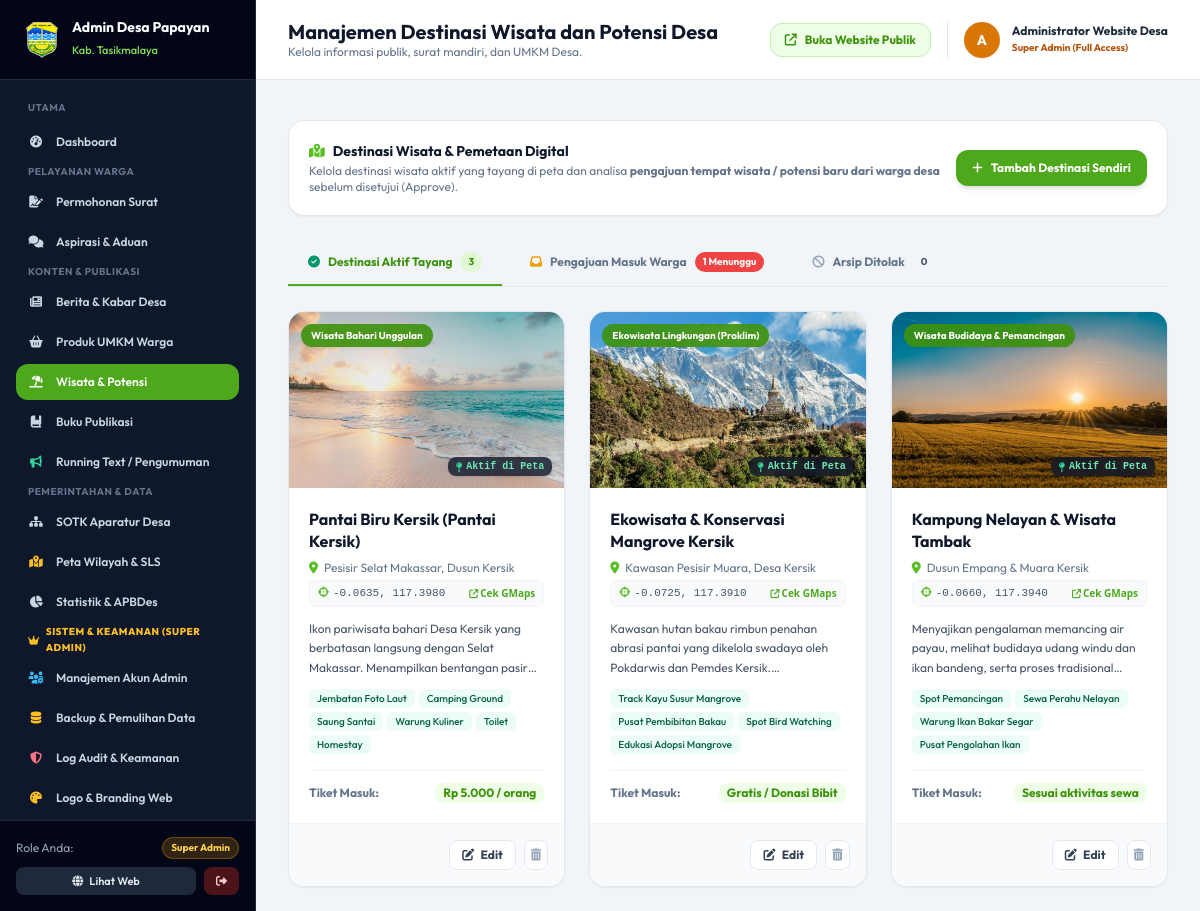
The page /admin/wisata (signed in) on the database as committed earlier.
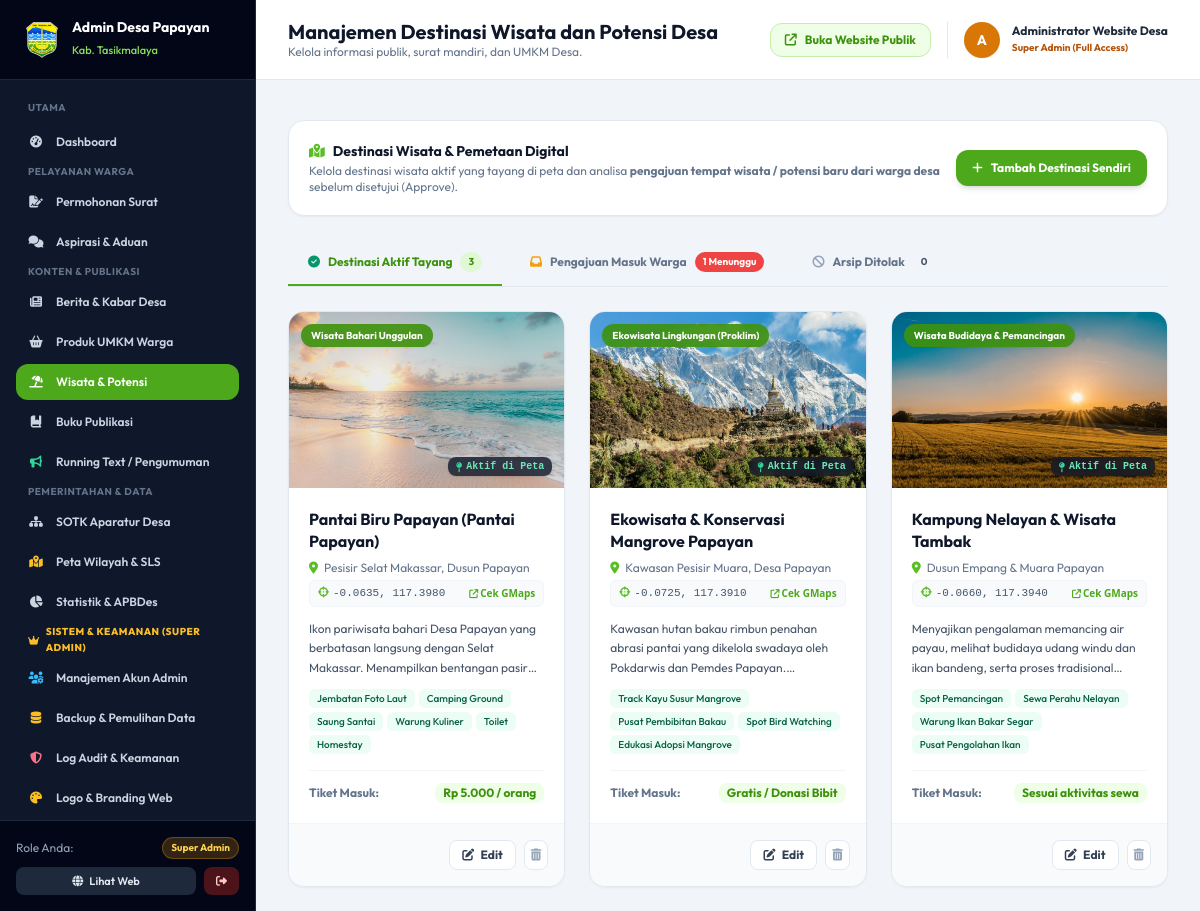
The same page on the database as committed later.
### tables this page shows
CREATE TABLE wisata (
        id INTEGER PRIMARY KEY AUTOINCREMENT,
        nama TEXT NOT NULL,
        kategori TEXT NOT NULL,
        deskripsi TEXT NOT NULL,
        fasilitas TEXT,
        tiket TEXT,
        lokasi TEXT,
        gambar TEXT,
        urutan INTEGER DEFAULT 0
    , latitude REAL, longitude REAL, status TEXT DEFAULT 'Disetujui', nama_pengaju TEXT, kontak_pengaju TEXT, catatan_admin TEXT, created_at TEXT);

### app.py (the view)
@app.route('/admin/wisata')
@login_required
def admin_wisata():
    conn = get_db()
    cursor = conn.cursor()
    cursor.execute("SELECT * FROM wisata WHERE status = 'Disetujui' OR status IS NULL ORDER BY urutan ASC")
    wisata_list = [dict(row) for row in cursor.fetchall()]
    cursor.execute("SELECT * FROM wisata WHERE status = 'Menunggu Approval' ORDER BY id DESC")
    pengajuan_list = [dict(row) for row in cursor.fetchall()]
    cursor.execute("SELECT * FROM wisata WHERE status = 'Ditolak' ORDER BY id DESC")
    ditolak_list = [dict(row) for row in cursor.fetchall()]
    conn.close()
    return render_template('admin/wisata.html',
                           wisata_list=wisata_list,
                           pengajuan_list=pengajuan_list,
                           ditolak_list=ditolak_list,
                           total_pending=len(pengajuan_list))

### app.py (called while the page is built)
@app.after_request
def apply_security_headers(response):
    response.headers['X-Content-Type-Options'] = 'nosniff'
    response.headers['X-Frame-Options'] = 'SAMEORIGIN'
    response.headers['X-XSS-Protection'] = '1; mode=block'
    response.headers['Referrer-Policy'] = 'strict-origin-when-cross-origin'
    response.headers['Permissions-Policy'] = 'geolocation=(self)'
    return response

@app.context_processor
def inject_global_data():
    data = {
        'is_superadmin': session.get('role') == 'superadmin',
        'current_role': session.get('role', 'tamu'),
        'current_nama': session.get('nama', 'Pengguna')
    }
    try:
        conn = get_db()
        cursor = conn.cursor()
        cursor.execute("SELECT * FROM profil_desa WHERE id = 1")
        row = cursor.fetchone()
        data['profil_global'] = dict(row or {})
        cursor.execute("SELECT * FROM running_texts WHERE is_active = 1 ORDER BY urutan ASC, id ASC")
        data['running_texts_global'] = [dict(r) for r in cursor.fetchall()]
        conn.close()
    except Exception:
        data['profil_global'] = {}
        data['running_texts_global'] = []
    return data

### templates/admin/wisata.html (shortened to what the changed rows need)
{% extends "base_admin.html" %}
{% block header_title %}Manajemen Destinasi Wisata dan Potensi Desa{% endblock %}
{% block content %}
<link rel="stylesheet" href="https://unpkg.com/leaflet@1.9.4/dist/leaflet.css" />
<div class="space-y-6">
  <div id="tab-wisata-content-aktif" class="space-y-4">
    <div class="grid grid-cols-1 md:grid-cols-3 gap-6">
      {% for w in wisata_list %}
      <div class="bg-white rounded-2xl border border-slate-200 overflow-hidden shadow-sm flex flex-col justify-between hover:shadow-md transition">
        <div>
          <div class="h-44 overflow-hidden relative group">
            <img src="{{ url_for('static', filename=w.gambar.replace('static/', '')) if w.gambar and w.gambar.startswith('static/') else (w.gambar if w.gambar else url_for('static', filename='images/pantai_kersik.jpg')) }}" alt="{{ w.nama }}" class="w-full h-full object-cover group-hover:scale-105 transition duration-500" onerror="this.src='{{ url_for('static', filename='images/pantai_kersik.jpg') }}'" />
            <span class="absolute top-3 left-3 bg-brand-800/90 backdrop-blur-sm text-white text-[10px] font-bold px-2.5 py-1 rounded-full shadow-sm">
              {{ w.kategori }}
            </span>
            {% if w.latitude and w.longitude %}
            <span class="absolute bottom-3 right-3 bg-slate-900/80 backdrop-blur-sm text-emerald-300 text-[10px] font-mono font-semibold px-2 py-0.5 rounded-lg flex items-center gap-1 shadow">
              <i class="fa-solid fa-map-pin text-emerald-400"></i> Aktif di Peta
            </span>
            {% endif %}
          </div>
          <div class="p-5">
            <h4 class="font-bold text-slate-900 text-base leading-snug">{{ w.nama }}</h4>
            <div class="mt-2 flex flex-col gap-1">
              <p class="text-xs text-slate-500 flex items-start gap-1.5">
                <i class="fa-solid fa-location-dot text-brand-600 mt-0.5 flex-shrink-0"></i>
                <span>{{ w.lokasi }}</span>
              </p>
              {% if w.latitude and w.longitude %}
              <p class="text-[11px] font-mono text-slate-600 bg-slate-50 border border-slate-100 rounded-md px-2 py-1 flex items-center justify-between">
                <span><i class="fa-solid fa-crosshairs text-brand-600 mr-1"></i>{{ "%.4f"|format(w.latitude) }}, {{ "%.4f"|format(w.longitude) }}</span>
                <a href="https://www.google.com/maps?q={{ w.latitude }},{{ w.longitude }}" target="_blank" class="text-brand-700 hover:underline font-sans text-[10px] font-bold flex items-center gap-0.5">
                  <i class="fa-solid fa-arrow-up-right-from-square text-[9px]"></i> Cek GMaps
                </a>
              </p>
              {% else %}
              <p class="text-[10px] text-amber-600 italic bg-amber-50 px-2 py-0.5 rounded">
                <i class="fa-solid fa-triangle-exclamation mr-1"></i> Belum ada koordinat peta
              </p>
              {% endif %}
            </div>
            <p class="text-xs text-slate-600 mt-3 leading-relaxed line-clamp-3">{{ w.deskripsi }}</p>
            {% if w.fasilitas %}
            <div class="mt-3 flex flex-wrap gap-1">
              {% for f in w.fasilitas.split(',') %}
                <span class="text-[10px] bg-emerald-50 text-emerald-800 px-2 py-0.5 rounded-md font-medium">{{ f.strip() }}</span>
              {% endfor %}
            </div>
            {% endif %}
            <div class="mt-4 pt-3 border-t border-slate-100 text-xs flex items-center justify-between">
              <span class="font-bold text-slate-500">Tiket Masuk:</span>
              <span class="text-brand-800 font-bold bg-brand-50 px-2 py-0.5 rounded-lg">{{ w.tiket }}</span>
            </div>
          </div>
        </div>
        <div class="p-4 bg-slate-50 border-t border-slate-100 flex items-center justify-end gap-2">
          <button onclick="bukaModalEditWisata({{ w.id }})" class="px-3 py-1.5 rounded-lg bg-white border border-slate-200 text-slate-700 font-bold text-xs hover:text-brand-800 transition">
            <i class="fa-solid fa-pen-to-square mr-1"></i> Edit
          </button>
          <form method="POST" action="{{ url_for('admin_hapus_wisata', id=w.id) }}" onsubmit="return confirm('Hapus destinasi {{ w.nama }}?');" class="inline">
            <button type="submit" class="p-1.5 rounded-lg bg-white border border-slate-200 text-slate-400 hover:text-red-600 text-xs transition" title="Hapus">
              <i class="fa-solid fa-trash-can"></i>
            </button>
          </form>
        </div>
      </div>
      {% else %}
      <div class="col-span-full bg-white rounded-2xl p-12 text-center text-slate-400 border border-slate-200">
        <i class="fa-solid fa-map-location-dot text-4xl mb-3 text-slate-300 block"></i>
        Belum ada destinasi wisata aktif yang ditayangkan di peta.
      </div>
      {% endfor %}
    </div>
  </div>
</div>
{% endblock %}

Rows that differ between the two databases and show on the page:
changed wisata "Rp 5.000 / orang": nama "Pantai Biru Kersik (Pantai Kersik)" → "Pantai Biru Papayan (Pantai Papayan)"; lokasi "Pesisir Selat Makassar, Dusun Kersik" → "Pesisir Selat Makassar, Dusun Papayan"; deskripsi "Ikon pariwisata bahari Desa Kersik yang berbatasan langsung dengan Selat Makassar. Menampilkan bentangan…" → "Ikon pariwisata bahari Desa Papayan yang berbatasan langsung dengan Selat Makassar. Menampilkan bentangan…"
changed wisata "Gratis / Donasi Bibit": nama "Ekowisata & Konservasi Mangrove Kersik" → "Ekowisata & Konservasi Mangrove Papayan"; lokasi "Kawasan Pesisir Muara, Desa Kersik" → "Kawasan Pesisir Muara, Desa Papayan"
changed wisata "Kampung Nelayan & Wisata Tambak": lokasi "Dusun Empang & Muara Kersik" → "Dusun Empang & Muara Papayan"
